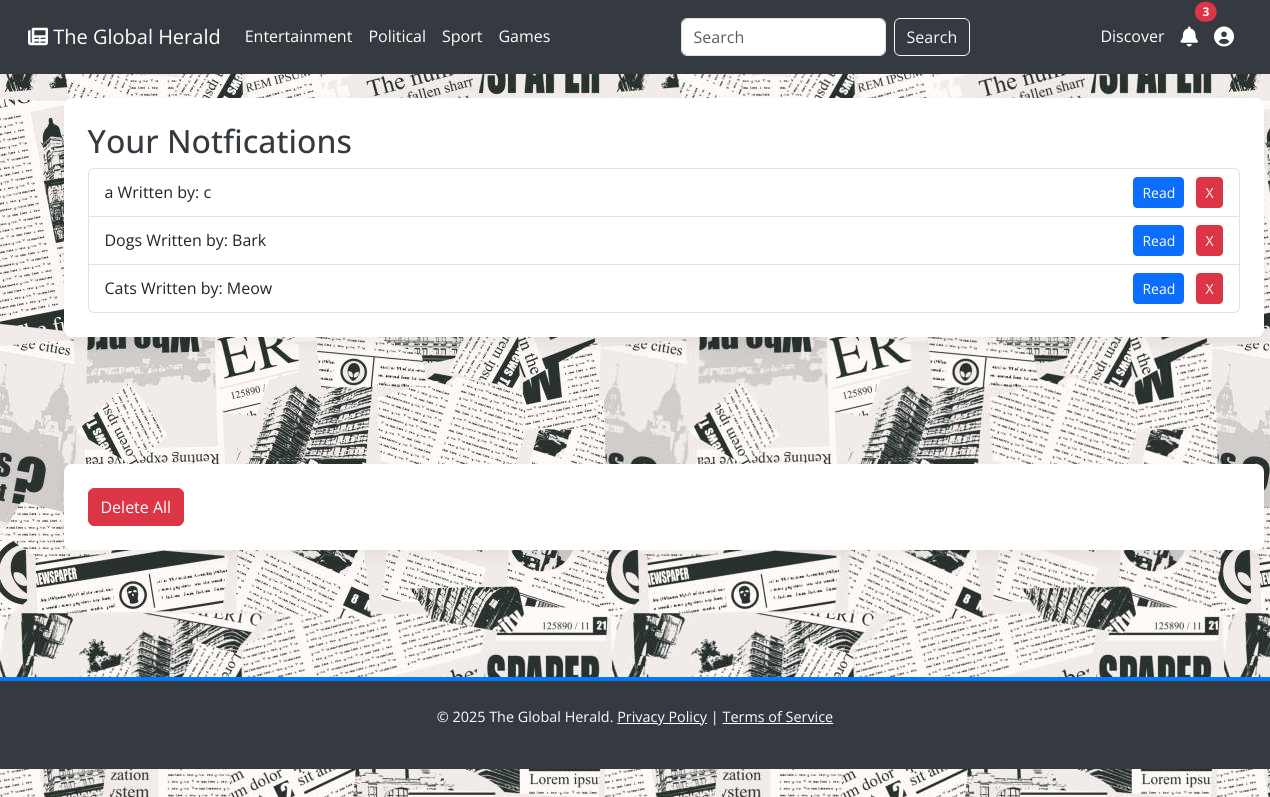
Page /noti.php (signed in) on the committed database.
### tables this page shows
CREATE TABLE `category` (
  `category_id` int(11) NOT NULL,
  `category_name` varchar(255) NOT NULL
);

CREATE TABLE `notfications` (
  `notfication_id` int(11) NOT NULL,
  `user_id` int(11) NOT NULL,
  `notfication_description` varchar(1000) NOT NULL,
  `article_id` int(255) NOT NULL
);

### classes/Admin.php (called while the page is built, shortened)
<?php
class Admin
{
    private $conn;
    public function __construct($db)
    {
        $this->conn = $db;
    }
    public function getCategories()
    {
        $query = "SELECT * FROM category ORDER BY category_name ASC";
        return $this->conn->query($query);
    }
}

### classes/User.php (called while the page is built, shortened)
<?php
class User
{
    private $db;
    private $userId;
    private $notificationsCount;
    public function __construct($db)
    {
        $this->db = $db;
        $this->userId = isset($_SESSION['user_id']) ? $_SESSION['user_id'] : null;
        $this->notificationsCount = 0;
        if ($this->userId !== null) {
            $this->loadSubscription();
            $this->loadNotificationsCount();
        }
    }
    private function loadSubscription()
    {
        $sub_stmt = $this->db->prepare("SELECT plan_ID FROM subscription WHERE user_id = ?");
        $sub_stmt->bind_param("i", $this->userId);
        $sub_stmt->execute();
        $sub_result = $sub_stmt->get_result();
        if ($sub_result && $row = $sub_result->fetch_assoc()) {
            $this->subscriptionName = (int) $row['plan_ID'];
        }
    }
    private function loadNotificationsCount()
    {
        $stmt = $this->db->prepare("SELECT COUNT(*) as count FROM notfications WHERE user_id = ?");
        $stmt->bind_param("i", $this->userId);
        $stmt->execute();
        $result = $stmt->get_result();
        if ($result && $row = $result->fetch_assoc()) {
            $this->notificationsCount = $row['count'];
        }
    }
    public function isLoggedIn()
    {
        return $this->userId !== null;
    }
    public function getNotificationsCount()
    {
        return $this->notificationsCount;
    }
}
?>

### classes/Notification.php (called while the page is built, shortened)
<?php
class Notification
{
    private $conn;
    private $table_name = "notfications";
    public function __construct($db)
    {
        $this->conn = $db;
    }
    public function getNotifications($user_id)
    {
        $notifications = [];
        $stmt = $this->conn->prepare("SELECT notfication_id, article_id, notfication_description FROM {$this->table_name} WHERE user_id = ? ORDER BY notfication_id DESC");
        $stmt->bind_param("i", $user_id);
        $stmt->execute();
        $result = $stmt->get_result();
        while ($row = $result->fetch_assoc()) {
            $notifications[] = $row;
        }
        return $notifications;
    }
}
?>

### noti.php (the view, shortened to what this page needs)
<?php
include_once 'classes/Article.php';
include_once 'classes/User.php';
include_once 'classes/Notification.php';
include_once 'classes/Admin.php';
$db = Database::getInstance()->getConnection();
$userObj = new User($db);
$notificationObj = new Notification($db);
$adminObj = new Admin($db);
$categories_result = $adminObj->getCategories();
$selected_category = isset($_GET['category_id']) ? intval($_GET['category_id']) : 0;
function isUserLoggedIn()
{
    global $userObj;
    return $userObj->isLoggedIn();
}
$notfications = [];
if (isUserLoggedIn()) {
    $user_id = $_SESSION['user_id'];
    $notfications = $notificationObj->getNotifications($user_id);
}
$notfications_count = 0;
if (isset($_SESSION['user_id'])) {
    $notfications_count = $userObj->getNotificationsCount();
}
?>
<!DOCTYPE html>
<html lang="en">
<head>
    <link href="https://cdn.jsdelivr.net/npm/bootstrap@5.3.0/dist/css/bootstrap.min.css" rel="stylesheet">
    <link rel="stylesheet" href="https://cdnjs.cloudflare.com/ajax/libs/font-awesome/6.0.0-beta3/css/all.min.css">
    <link rel="stylesheet" href="style/index.css">
</head>
<body>
    <nav class="navbar navbar-expand-lg navbar-dark">
        <div class="container-fluid">
            <a class="navbar-brand" href="index.php">
                <i class="fas fa-newspaper"></i> The Global Herald
            </a>
            <div class="collapse navbar-collapse" id="navbarNav">
                <ul class="navbar-nav me-auto mb-2 mb-lg-0">
                    <?php
                    $categories_result->data_seek(0);
                    while ($category = $categories_result->fetch_assoc()): ?>
                        <li class="nav-item">
                            <a class="nav-link <?= $selected_category == $category['category_id'] ? 'active' : '' ?>"
                                href="index.php?category_id=<?= $category['category_id'] ?>">
                                <?= htmlspecialchars($category['category_name']) ?>
                            </a>
                        </li>
                    <?php endwhile; ?>
                    <li>
                        <a class="nav-link" href="index.php#games">Games</a>
                    </li>
                </ul>
                <form class="d-flex" method="GET" action="index.php">
                    <input class="form-control me-2" type="search" name="search" placeholder="Search"
                        aria-label="Search"
                        value="<?= isset($_GET['search']) ? htmlspecialchars($_GET['search']) : '' ?>">
                    <button class="btn btn-outline-light" type="submit">Search</button>
                </form>
                <ul class="navbar-nav ms-auto">
                    <ul class="navbar-nav me-auto mb-2 mb-lg-0">
                        <li>
                            <a class="nav-link" href="random_article.php" ">Discover</a>
</li>
</ul>
                    <?php if (isUserLoggedIn() || isSignedUp()): ?>
                                                                            <li class=" nav-item">
                                    <a class="nav-link position-relative" href="noti.php" title="Notifications">
                                        <i class="fas fa-bell fa-lg"></i>
                                        <?php if ($notfications_count > 0): ?>
                                            <span
                                                class="position-absolute top-0 start-100 translate-middle badge rounded-pill bg-danger">
                                                <?= $notfications_count ?>
                                            </span>
                                        <?php endif; ?>
                                    </a>
                            </li>
                            <li class="nav-item user-dropdown">
                                <a class="nav-link" href="#" id="userDropdown" role="button" data-bs-toggle="dropdown"
                                    aria-expanded="false" title="User Menu">
                                    <i class="fas fa-user-circle fa-lg"></i>
                                </a>
                            </li>
                        <?php endif; ?>
                    </ul>
            </div>
        </div>
    </nav>
    <div class="container mt-4">
        <h2>Your Notfications</h2>
        <?php if (count($notfications) === 0): ?>
            <p>No notfications found.</p>
        <?php else: ?>
            <div id="notfications-list" class="list-group">
                <?php foreach ($notfications as $notfication): ?>
                    <div class="list-group-item d-flex justify-content-between align-items-center"
                        data-notfication-id="<?= $notfication['notfication_id'] ?>">
                        <div class="notfication-description"><?= htmlspecialchars($notfication['notfication_description']) ?>
                        </div>
                        <div>
                            <a href="article.php?id=<?= $notfication['article_id'] ?>"
                                class="btn btn-primary btn-sm me-2">Read</a>
                            <button class="btn btn-danger btn-sm delete-btn">X</button>
                        </div>
                    </div>
                <?php endforeach; ?>
            </div>
        <?php endif; ?>
    </div>
    <?php if (isUserLoggedIn() && count($notfications) > 0): ?>
        <div class="container mt-3">
            <form id="delete-all-form" method="POST" style="display:inline;">
                <button type="button" id="delete-all-btn" class="btn btn-danger">Delete All</button>
            </form>
        </div>
    <?php endif; ?>
    <footer>
        <p>&copy; <?= date("Y") ?> The Global Herald. <a href="#">Privacy Policy</a> | <a href="#">Terms of
                Service</a></p>
    </footer>
    <link rel="stylesheet" href="https://cdnjs.cloudflare.com/ajax/libs/font-awesome/6.0.0/css/all.min.css"
 />
</body>
</html>

### style/index.css (style rules this page uses)
body { font-family: 'Open Sans', sans-serif; background-image: url('../images/g5.jpg'); background-size: auto; color: #343a40; line-height: 1.7; }
a { color: #007bff; text-decoration: none; transition: color 0.3s ease-in-out; }
.navbar { background-color: #343a40; padding: 0.75rem 1rem; }
.navbar-nav .nav-link { color: #fff; padding: 0.7rem 1.2rem; transition: background-color 0.3s ease-in-out; border-radius: 0.25rem; }
.container { max-width: 1200px; margin: 0 auto; padding: 1.5rem; background-color: #fff; box-shadow: 0 0.5rem 1rem rgba(0, 0, 0, 0.05); border-radius: 0.5rem; }
footer { text-align: center; padding: 1.5rem 0; margin-top: 2rem; background-color: #343a40; color: #fff; border-top: 0.25rem solid #007bff; font-size: 0.9rem; }
footer a { color: #fff; text-decoration: underline; }
.user-dropdown { position: relative; }

### noti.php (style rules this page uses)
.container { margin: 5% 5% 10% 5%; }

### rows in the picture
category: category_name "Entertainment"
category: category_name "Political"
category: category_name "Sport"
notfications: notfication_description "a Written by: c"
notfications: notfication_description "Dogs Written by: Bark"
notfications: notfication_description "Cats Written by: Meow"

### other values in the picture
$notfications_count "3"
